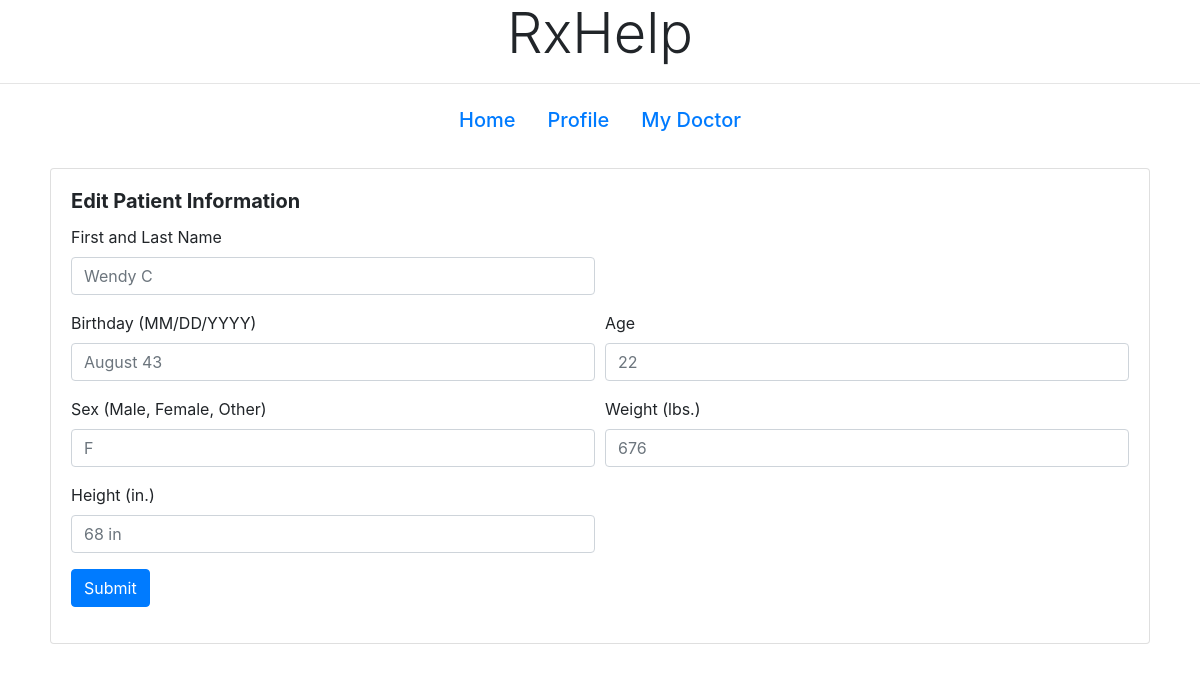
The page /patientProfile/edit/43825 on the database its author committed.
### tables this page shows
CREATE TABLE patients(
username VARCHAR(255) NOT NULL,
id_num INT PRIMARY KEY,
password VARCHAR(255) NOT NULL,
name VARCHAR(255) NOT NULL,
age INT, 
birthday VARCHAR(255) NOT NULL,
sex VARCHAR(255) NOT NULL,
height VARCHAR(255) NOT NULL,
weight INT,
img VARCHAR(255) NOT NULL
);

### app.py (the view, shortened to what this page needs)
@app.route('/patientProfile/edit/<id_num>', methods=['GET', 'POST'])
def editP(id_num):
    conn = sqlite3.connect('database.db')
    cur = conn.cursor()
    cur.execute("select * from patients where id_num = " + id_num + ";")
    pInfo = cur.fetchall()
    return render_template('patient/patientProfileEdit.html', pInfo=pInfo, id_num=id_num)

### templates/patient/patientProfileEdit.html (shortened to what this page needs)
<!DOCTYPE html>
<html lang="en">
<head>
  <link rel="stylesheet" href="https://stackpath.bootstrapcdn.com/bootstrap/4.1.3/css/bootstrap.min.css"
>
  <link rel="stylesheet"
        href="https://cdnjs.cloudflare.com/ajax/libs/bootstrap-datepicker/1.4.1/css/bootstrap-datepicker3.css"/>
</head>
<body>
<b><h1 style="text-align: center;" class="display-4">RxHelp</h1></b>
<hr>
<ul class="nav justify-content-center">
  <li class="nav-item">
    <a class="nav-link active" href="/patientHome/{{id_num}}"><h5>Home</h5></a>
  </li>
  <li class="nav-item">
    <a class="nav-link" href="/patientProfile/{{id_num}}"><h5>Profile</h5></a>
  </li>
  <li class="nav-item">
    <a class="nav-link" href="/patientMyDoctor/{{id_num}}"><h5>My Doctor</h5></a>
  </li>
</ul>
<div id="boxy" class="container">
  <div class="row">
    <div style="margin: 20px;" class="card w-100">
      <div class="card-body">
        <h5 class="card-title"><b>Edit Patient Information</b></h5>
        <form method="get">
          {% for p in pInfo %}
          <div class="form-row">
            <div class="form-group col-md-6">
              <label for="pName">First and Last Name</label>
              <input type="text" class="form-control" id="pName" name="pName" placeholder="{{p[3]}}">
            </div>
          </div>
          <div class="form-row">
            <div class="form-group col-md-6">
              <label class="control-label" for="pBirthday">Birthday (MM/DD/YYYY)</label>
              <input class="form-control" id="pBirthday" name="pBirthday" placeholder="{{p[5]}}" type="text"/>
            </div>
            <div class="form-group col-md-6">
              <label class="control-label" for="pAge">Age</label>
              <input class="form-control" id="pAge" placeholder="{{p[4]}}" type="text" name="pAge">
            </div>
          </div>
          <div class="form-row">
            <div class="form-group col-md-6">
              <label class="control-label" for="pGender">Sex (Male, Female, Other)</label>
              <input class="form-control" id="pGender" type="text" placeholder="{{p[6]}}" name="pGender">
            </div>
            <div class="form-group col-md-6">
              <label class="control-label" for="pWeight">Weight (lbs.)</label>
              <input class="form-control" id="pWeight" type="text" placeholder="{{p[8]}}" name="pWeight"/>
            </div>
          </div>
          <div class="form-row">
            <div class="form-group col-md-6">
              <label class="control-label" for="pHeight">Height (in.)</label>
              <input class="form-control" id="pHeight" type="text" placeholder="{{p[7]}}" name="pHeight"/>
            </div>
          </div>
          {% endfor %}
          <div class="form-group">
            <button class="btn btn-primary" name="submit" type="submit" formmethod="post" href="/patientProfile/{{id_num}}">Submit</button>
          </div>
        </form>
      </div>
    </div>
  </div>
</div>
</body>
</html>

### templates/patient/patientProfileEdit.html (style rules this page uses)
body { background-image: url("https://patientengagementhit.com/images/site/features/_large/patient-healthcare-access-header.jpg"); background-size: auto auto; }
#boxy { background-color: rgba(255, 255, 255, 0.6); }

### rows shown on the page
patients: pName "Wendy C", pBirthday "August 43", pAge "22", pGender "F", pWeight "676", pHeight "68 in"
